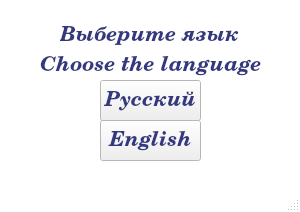
<?xml version="1.0" encoding="UTF-8"?>
<ui version="4.0">
 <class>MainWindow</class>
 <widget class="QMainWindow" name="MainWindow">
  <property name="geometry">
   <rect>
    <x>0</x>
    <y>0</y>
    <width>300</width>
    <height>212</height>
   </rect>
  </property>
  <property name="minimumSize">
   <size>
    <width>300</width>
    <height>212</height>
   </size>
  </property>
  <property name="maximumSize">
   <size>
    <width>300</width>
    <height>212</height>
   </size>
  </property>
  <property name="palette">
   <palette>
    <active>
     <colorrole role="Base">
      <brush brushstyle="SolidPattern">
       <color alpha="255">
        <red>255</red>
        <green>255</green>
        <blue>255</blue>
       </color>
      </brush>
     </colorrole>
     <colorrole role="Window">
      <brush brushstyle="SolidPattern">
       <color alpha="255">
        <red>255</red>
        <green>255</green>
        <blue>255</blue>
       </color>
      </brush>
     </colorrole>
    </active>
    <inactive>
     <colorrole role="Base">
      <brush brushstyle="SolidPattern">
       <color alpha="255">
        <red>255</red>
        <green>255</green>
        <blue>255</blue>
       </color>
      </brush>
     </colorrole>
     <colorrole role="Window">
      <brush brushstyle="SolidPattern">
       <color alpha="255">
        <red>255</red>
        <green>255</green>
        <blue>255</blue>
       </color>
      </brush>
     </colorrole>
    </inactive>
    <disabled>
     <colorrole role="Base">
      <brush brushstyle="SolidPattern">
       <color alpha="255">
        <red>255</red>
        <green>255</green>
        <blue>255</blue>
       </color>
      </brush>
     </colorrole>
     <colorrole role="Window">
      <brush brushstyle="SolidPattern">
       <color alpha="255">
        <red>255</red>
        <green>255</green>
        <blue>255</blue>
       </color>
      </brush>
     </colorrole>
    </disabled>
   </palette>
  </property>
  <property name="windowTitle">
   <string>MainWindow</string>
  </property>
  <widget class="QWidget" name="centralwidget">
   <widget class="QPushButton" name="pushButton">
    <property name="geometry">
     <rect>
      <x>100</x>
      <y>80</y>
      <width>101</width>
      <height>41</height>
     </rect>
    </property>
    <property name="palette">
     <palette>
      <active>
       <colorrole role="ButtonText">
        <brush brushstyle="SolidPattern">
         <color alpha="255">
          <red>51</red>
          <green>56</green>
          <blue>127</blue>
         </color>
        </brush>
       </colorrole>
      </active>
      <inactive>
       <colorrole role="ButtonText">
        <brush brushstyle="SolidPattern">
         <color alpha="255">
          <red>51</red>
          <green>56</green>
          <blue>127</blue>
         </color>
        </brush>
       </colorrole>
      </inactive>
      <disabled>
       <colorrole role="ButtonText">
        <brush brushstyle="SolidPattern">
         <color alpha="255">
          <red>120</red>
          <green>120</green>
          <blue>120</blue>
         </color>
        </brush>
       </colorrole>
      </disabled>
     </palette>
    </property>
    <property name="font">
     <font>
      <family>Century Schoolbook</family>
      <pointsize>16</pointsize>
      <weight>75</weight>
      <italic>true</italic>
      <bold>true</bold>
     </font>
    </property>
    <property name="cursor">
     <cursorShape>PointingHandCursor</cursorShape>
    </property>
    <property name="text">
     <string>Русский</string>
    </property>
   </widget>
   <widget class="QPushButton" name="pushButton_2">
    <property name="geometry">
     <rect>
      <x>100</x>
      <y>120</y>
      <width>101</width>
      <height>41</height>
     </rect>
    </property>
    <property name="palette">
     <palette>
      <active>
       <colorrole role="ButtonText">
        <brush brushstyle="SolidPattern">
         <color alpha="255">
          <red>51</red>
          <green>56</green>
          <blue>127</blue>
         </color>
        </brush>
       </colorrole>
      </active>
      <inactive>
       <colorrole role="ButtonText">
        <brush brushstyle="SolidPattern">
         <color alpha="255">
          <red>51</red>
          <green>56</green>
          <blue>127</blue>
         </color>
        </brush>
       </colorrole>
      </inactive>
      <disabled>
       <colorrole role="ButtonText">
        <brush brushstyle="SolidPattern">
         <color alpha="255">
          <red>120</red>
          <green>120</green>
          <blue>120</blue>
         </color>
        </brush>
       </colorrole>
      </disabled>
     </palette>
    </property>
    <property name="font">
     <font>
      <family>Century Schoolbook</family>
      <pointsize>16</pointsize>
      <weight>75</weight>
      <italic>true</italic>
      <bold>true</bold>
     </font>
    </property>
    <property name="cursor">
     <cursorShape>PointingHandCursor</cursorShape>
    </property>
    <property name="text">
     <string>English</string>
    </property>
   </widget>
   <widget class="QLabel" name="label">
    <property name="geometry">
     <rect>
      <x>60</x>
      <y>20</y>
      <width>181</width>
      <height>31</height>
     </rect>
    </property>
    <property name="palette">
     <palette>
      <active>
       <colorrole role="WindowText">
        <brush brushstyle="SolidPattern">
         <color alpha="255">
          <red>51</red>
          <green>56</green>
          <blue>127</blue>
         </color>
        </brush>
       </colorrole>
      </active>
      <inactive>
       <colorrole role="WindowText">
        <brush brushstyle="SolidPattern">
         <color alpha="255">
          <red>51</red>
          <green>56</green>
          <blue>127</blue>
         </color>
        </brush>
       </colorrole>
      </inactive>
      <disabled>
       <colorrole role="WindowText">
        <brush brushstyle="SolidPattern">
         <color alpha="255">
          <red>120</red>
          <green>120</green>
          <blue>120</blue>
         </color>
        </brush>
       </colorrole>
      </disabled>
     </palette>
    </property>
    <property name="font">
     <font>
      <family>Century Schoolbook</family>
      <pointsize>16</pointsize>
      <weight>75</weight>
      <italic>true</italic>
      <bold>true</bold>
     </font>
    </property>
    <property name="text">
     <string>Выберите язык</string>
    </property>
   </widget>
   <widget class="QLabel" name="label_2">
    <property name="geometry">
     <rect>
      <x>40</x>
      <y>50</y>
      <width>231</width>
      <height>31</height>
     </rect>
    </property>
    <property name="palette">
     <palette>
      <active>
       <colorrole role="WindowText">
        <brush brushstyle="SolidPattern">
         <color alpha="255">
          <red>51</red>
          <green>56</green>
          <blue>127</blue>
         </color>
        </brush>
       </colorrole>
      </active>
      <inactive>
       <colorrole role="WindowText">
        <brush brushstyle="SolidPattern">
         <color alpha="255">
          <red>51</red>
          <green>56</green>
          <blue>127</blue>
         </color>
        </brush>
       </colorrole>
      </inactive>
      <disabled>
       <colorrole role="WindowText">
        <brush brushstyle="SolidPattern">
         <color alpha="255">
          <red>120</red>
          <green>120</green>
          <blue>120</blue>
         </color>
        </brush>
       </colorrole>
      </disabled>
     </palette>
    </property>
    <property name="font">
     <font>
      <family>Century Schoolbook</family>
      <pointsize>16</pointsize>
      <weight>75</weight>
      <italic>true</italic>
      <bold>true</bold>
     </font>
    </property>
    <property name="text">
     <string>Choose the language</string>
    </property>
   </widget>
  </widget>
  <widget class="QMenuBar" name="menubar">
   <property name="geometry">
    <rect>
     <x>0</x>
     <y>0</y>
     <width>300</width>
     <height>21</height>
    </rect>
   </property>
  </widget>
  <widget class="QStatusBar" name="statusbar"/>
 </widget>
 <resources/>
 <connections>
  <connection>
   <sender>pushButton</sender>
   <signal>clicked()</signal>
   <receiver>MainWindow</receiver>
   <slot>close()</slot>
   <hints>
    <hint type="sourcelabel">
     <x>227</x>
     <y>162</y>
    </hint>
    <hint type="destinationlabel">
     <x>399</x>
     <y>299</y>
    </hint>
   </hints>
  </connection>
  <connection>
   <sender>pushButton_2</sender>
   <signal>clicked()</signal>
   <receiver>MainWindow</receiver>
   <slot>close()</slot>
   <hints>
    <hint type="sourcelabel">
     <x>227</x>
     <y>202</y>
    </hint>
    <hint type="destinationlabel">
     <x>399</x>
     <y>299</y>
    </hint>
   </hints>
  </connection>
 </connections>
</ui>
